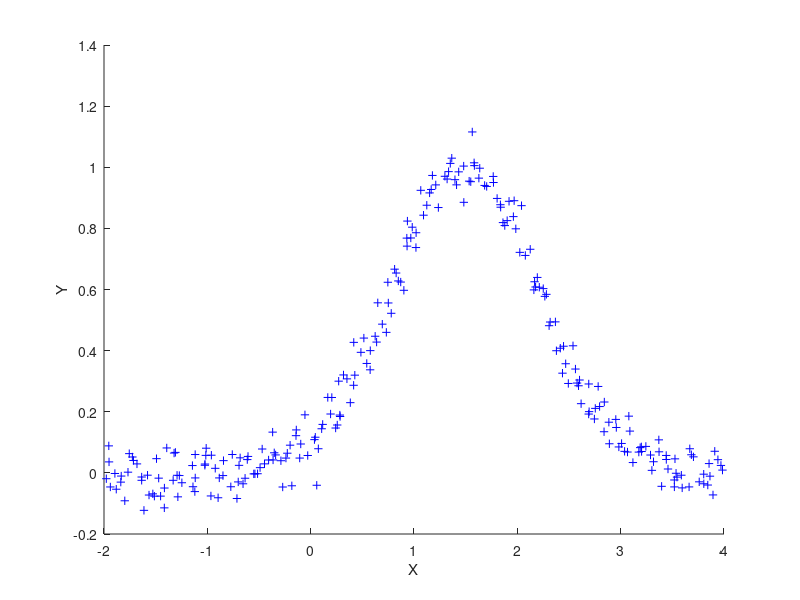

MATLAB code for this plot: (Note: this script raises an error after producing the figure.)
function mb_lbfgs

% 2010 m.bangert@dkfz.de
% fitting a gaussian distribution to data with a quasi newton method using
% a lbfgs update for the inverse hessian matrix
%
% example : mb_bfgs (function does not take any argument)

% options
visLineSearch = 1;
visBool       = 1;

% sample data from a gaussian distribution
randn('seed',12345); %set the seed of the random number generator - if you do not want to do that comment...
numOfSamples = 250;
data(:,1)    = linspace(-2,4,numOfSamples) + 6/numOfSamples*randn(1,numOfSamples);
data(:,2)    = exp(-(linspace(-2,4,250)-1.5).^2) + .05*randn(1,250);

% plot data
if visBool
    close all
    figure
    hold on
    plot(data(:,1),data(:,2),'b+')
    xlabel('X')
    ylabel('Y')
    visHandle = [];
end

% specify input
mem          = 10;        % number of past gradients and function values used for inverse hessian contruction
x            = NaN*ones(3,mem);
x(:,1)       = [1 1 1]';  % starting value for parameters
objFuncValue = NaN*ones(1,mem);
dx           = NaN*ones(3,mem);

s_k = ones(3,mem-1);
y_k = ones(3,mem-1);
r_k = ones(mem-1,1);
a_k = ones(1,mem-1);

fprintf(['\nFitting a gaussian distribution to data with an L-BFGS-B algorithm...\n\n']);

% 1st calculation of objective function and gradient
objFunc         = @(x) sum((x(3,1).*exp(-(data(:,1)-x(1,1)).^2./x(2,1))-data(:,2)).^2);
objFuncValue(1) = objFunc(x(:,1));
objFuncValue(2) = objFuncValue(1) + 1;
dx(:,1)          = mb_numDiff(objFunc,x(:,1));

% iterate
iter      = 0;
numOfIter = 100;
prec      = 1e-5;

% convergence if gradient smaller than prec, change in objective function
% smaller than prec or maximum number of iteration reached...
while iter < numOfIter && abs((objFuncValue(2)-objFuncValue(1))/objFuncValue(1))>prec && norm(dx(:,1))>prec
    
    % implementation of L-BFGS according to
    % http://en.wikipedia.org/wiki/L-BFGS
    
    % inverse hessian update
    q = dx(:,1);
    for i = 1:min(iter,mem-1)
        a_k(i) = r_k(i)*s_k(:,i)'*q;
        q      = q - a_k(i)*y_k(:,i);
    end
    z = s_k(:,1)'*y_k(:,1)/(y_k(:,1)'*y_k(:,1))*q; % this corresponds to H*q where H is approximated as described in Nocedal 9.1
    for i = min(iter,mem-1):-1:1
        b = r_k(i)*y_k(:,i)'*z;
        z = z + s_k(:,i)*(a_k(i)-b);
    end
    
    % obtain search direction
    dir = -z;
    
    % 2.1 armijo linesearch to to find acceptable stepsize alpha
    alpha = mb_backtrackingLineSearch(objFunc,objFuncValue(1),x(:,1),dx(:,1),dir);
    
    % 3
    p = alpha*dir;
    
        % visualize the line search (optional) used for debugging
        if visLineSearch
            figure
            hold on
            alphas   = linspace(0,2*alpha,100);
            alphaVis = NaN*alphas;
            for i = 1:100
                alphaVis(i) = objFunc(x(:,1)+alphas(i)*dir);
            end
            plot(alphas,alphaVis,'b') % function in direction of line search
            plot(alpha,objFunc(x(:,1)+alpha*dir),'r.') % the steplength found
            plot(alphas,objFuncValue(1) + 1e-1*alphas*(dir'*dx(:,1)),'g') % constraint
            pause(.5)
            close
        end
        
    % 2.2 update x
    x(:,2:end) = x(:,1:end-1);
    x(:,1)     = x(:,1) + p;
    s_k        = -diff(x,[],2);
    
    % update objective function (and remember old objective function to
    % check for convergence)
    objFuncValue(2) = objFuncValue(1);
    objFuncValue(1) = objFunc(x(:,1));
        
    % increment iteration counter
    iter = iter + 1;
    
    fprintf(1,'Iteration %d: alpha_min=%f, OF=%f\n',iter,alpha,objFuncValue(1));
    
    % calculate difference of gradients
    dx(:,2:end) = dx(:,1:end-1);
    dx(:,1)     = mb_numDiff(objFunc,x(:,1));
    y_k         = -diff(dx,[],2);

    r_k = 1./diag(y_k'*s_k);

    % update function with new x and plot
    if visBool
        pause(0.5)
        fitFunc = @(t) x(3).*exp(-(t-x(1)).^2./x(2));
        delete(visHandle);
        visHandle = plot(data(:,1),fitFunc(data(:,1)),'r','LineWidth',4);
        drawnow;
    end
    
end

fprintf(['\n' num2str(iter) ' iteration(s) performed to converge\n'])

fprintf(1,'Final solution: x=(%f,%f,%f)\n',x(1),x(2),x(3));

end

